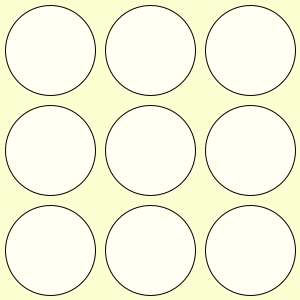
Frame 1 (no input)
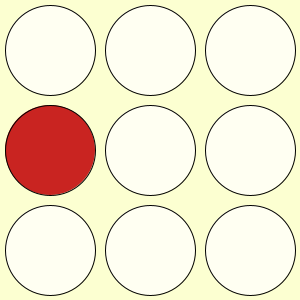
Frame 60 (the mouse pressed at the canvas centre just before this capture)
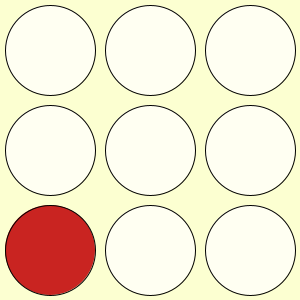
Frame 120 (the mouse held since frame 60 and released just before this capture)

The Processing sketch that drew these frames (run headless with seeded random() and noise(); from frame 60 on, the mouse is pressed at the canvas centre):

// Processing sketch: week10_1
// ── week10_1.pde
//week10-1好玩的程式設計-打地鼠2
//File-preference字型設大一點,接續上週week09-2好玩的程式設計
//Ctrl-N新視窗
void setup() {//設定1次
  size(300, 300);//視窗大小300x300
}
int[][]a={{0, 0, 0}, {0, 0, 0}, {0, 0, 0}};//Java陣列
void mousePressed() {//week10-1新加的程式:mouse按下去
  int i=mouseY/100, j=mouseX/100;//左手i對應右手y座標 有手i對應x座標
  if (a[i][j]>0) {//打到地鼠了
    a[i][j]=-60;//由正變負 負的 帶表死掉的地鼠 要讓地鼠流血
  }
}
void draw() {//每秒畫60次
  if (frameCount%60==0) {//每過60frame(1秒)生1隻地鼠
    int i=int(random(3)), j=int(random(3));
    a[i][j]=60;//亂數決定i跟j的值,再把a[i][j]生60
  }
  background(#FCFFD1);//背景淡黃色
  for (int i=0; i<3; i++) {//左手i
    for (int j=0; j<3; j++) {//右手j
      int x=50+j*100, y=50+i*100;
      if (a[i][j]<0) {//負的代表地鼠死掉
        fill(0);//黑色的血
        a[i][j]++;//負60 慢慢加大
      } else if (a[i][j]>0) {
        fill(#C61616, a[i][j]*4);//地鼠色 半透明
        a[i][j]--;//數值會變小,慢慢就透明不見了
      } else fill(#FFFFF2);
      ellipse(x, y, 90, 90);//地鼠的洞
    }
  }
}
